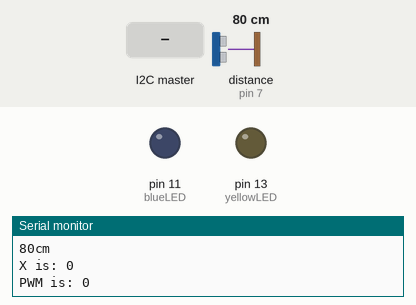
Simulated run of this sketch. Board: Arduino Uno, built with avr-gcc and run on an emulated ATmega328P. Shown: output pins drawn as LEDs (lit = HIGH), the last lines printed to the serial monitor. Wiring (inferred from the names in the program): ultrasonic range finder: trigger pin 7; echo pin 7. The test bench sets the inputs (shaded band); at power-on: distance to the obstacle (sensor on pin 7) 80 cm. The echo pulse lasts 58.3 µs per cm.

Above: at 1.2 s.
1.3 s: distance to the obstacle (sensor on pin 7) set to 95 cm
3.2 s: distance to the obstacle (sensor on pin 7) set to 105 cm
At 4.4 s:
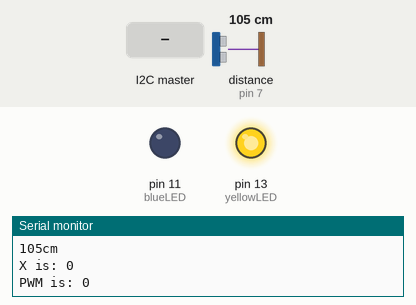
5.5 s: the I2C master sends the byte 1
At 6.4 s:
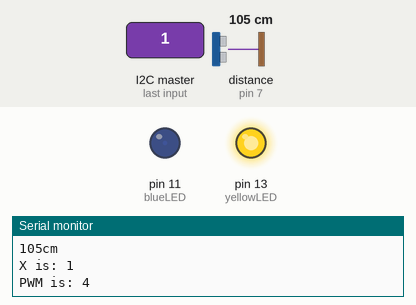
7.5 s: the I2C master sends the byte 90
At 8.5 s:
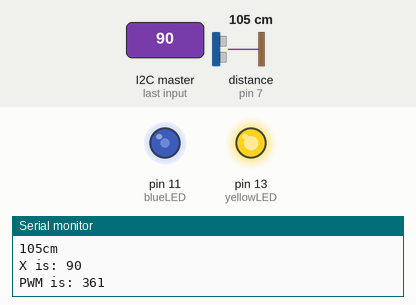
9.5 s: distance to the obstacle (sensor on pin 7) set to 2 cm
At 10.4 s:
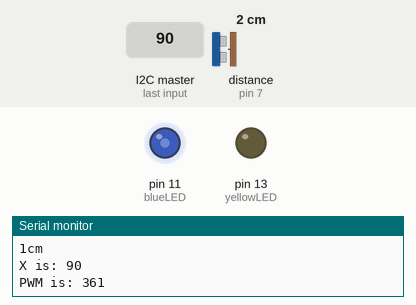
11.5 s: the I2C master sends the byte 2
At 13.2 s:
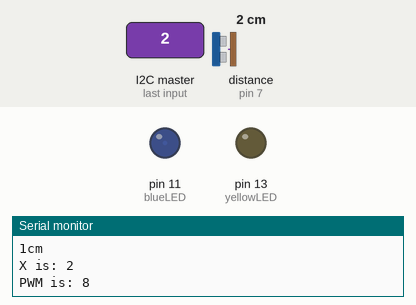
Timing chart, 0 to 14.5 s (numbered marks = the images above; inputs shaded):
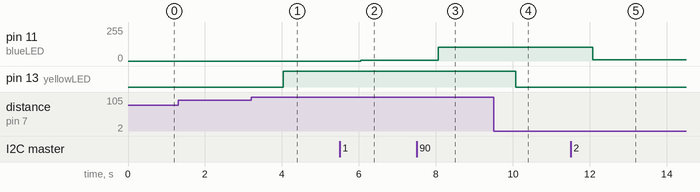

The sketch:

if3210_arduino_135170802.ino
```cpp
#include <Wire.h>

#define SLAVE_ADDR 9

int blueLED = 11;
int x = 0;

int yellowLED = 13;

int ultrasonicSensor = 7;

void setup()
{
  pinMode (blueLED, OUTPUT);
  pinMode (yellowLED, OUTPUT);

  Wire.begin(SLAVE_ADDR);
  Wire.onReceive(receiveEvent);

  Serial.begin(9600);
}

void receiveEvent(int bytes) {
  x = Wire.read();
}

void loop() {
  long duration, distance;
  pinMode(ultrasonicSensor, OUTPUT);
  digitalWrite(ultrasonicSensor, LOW);
  delayMicroseconds(2);
  digitalWrite(ultrasonicSensor, HIGH);
  delayMicroseconds(5);
  digitalWrite(ultrasonicSensor, LOW);

  pinMode(ultrasonicSensor, INPUT);
  duration = pulseIn(ultrasonicSensor, HIGH);

  distance = microsecondsToCentimeters(duration);

  Serial.print(distance);
  Serial.print("cm");
  Serial.println();

  if (distance > 100) {
  	digitalWrite(yellowLED, HIGH);
  } else {
  	digitalWrite(yellowLED, LOW);
  }

  int ledPWM = map(x, 0, 255, 0, 1023);
  analogWrite(blueLED,ledPWM);
  Serial.print("X is: ");
  Serial.println(x);
  Serial.print("PWM is: ");
  Serial.println(ledPWM);
  delay(1000);
}

long microsecondsToCentimeters(long microseconds) {
  return microseconds / 29 / 2;
}
```

Measured:
- the behaviour switches between 100 and 101 cm on distance to the obstacle (sensor on pin 7) (found by bisection; images 0 and 1)
- after the input at 3.2 s, pin 13 (yellowLED): LOW → HIGH after 0.83 s
- after the input at 5.5 s, pin 11 (blueLED): 0/255 → 4/255 after 0.55 s
- after the input at 7.5 s, pin 11 (blueLED): 4/255 → 105/255 after 0.56 s
- after the input at 9.5 s, pin 13 (yellowLED): HIGH → LOW after 0.57 s
- after the input at 11.5 s, pin 11 (blueLED): 105/255 → 8/255 after 0.58 s
